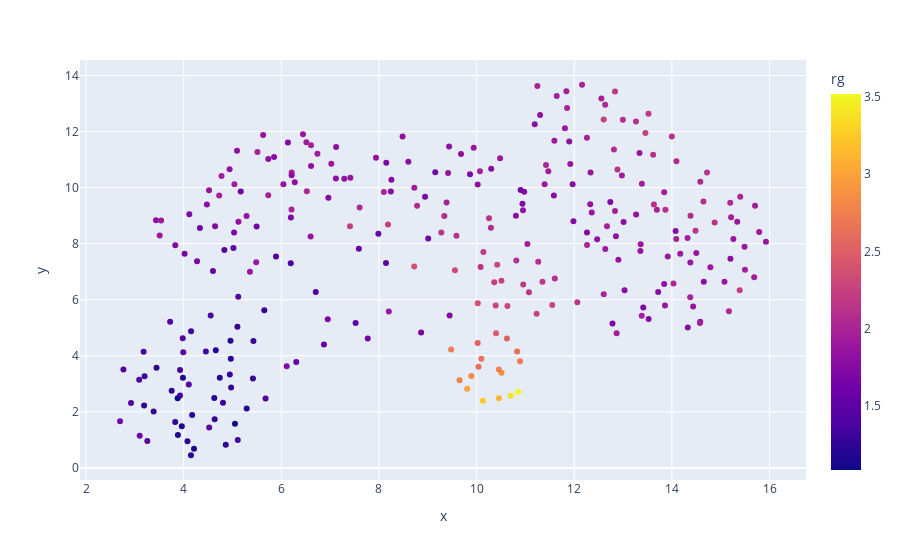

Source (notebook cell):
### Markdown cell above
The preferred and comprehensive method for easily visualizing UMAP results is `dimensionality_reduction_scatter`.

Please see the `tsne_analysis.ipynb` notebook for more information.

### Code cell
vis.dimensionality_reduction_scatter(
    color_by="rg", n_components=2, plotly=True, kde_by_ensemble=True, cmap_label='viridis'
)

### Figure 1 — Plotly figure (JSON) as saved in the notebook; plotly's stock layout.template omitted (floating-point values rounded to 4 significant figures; data arrays with more than 128 entries replaced by an {"elided": "..."} marker saying what was removed)
{"data": [{"customdata": {"elided": "288x1 str values"}, "hovertemplate": "x=%{x}<br>y=%{y}<br>index=%{customdata[0]}<br>color=%{marker.color}<extra></extra>", "legendgroup": "", "marker": {"color": {"elided": "288 float values"}, "coloraxis": "coloraxis", "symbol": "circle"}, "mode": "markers", "name": "", "orientation": "v", "showlegend": false, "type": "scatter", "x": {"elided": "288 float values"}, "xaxis": "x", "y": {"elided": "288 float values"}, "yaxis": "y"}], "layout": {"coloraxis": {"colorbar": {"title": {"text": "rg"}}, "colorscale": [[0, "#0d0887"], [0.1111, "#46039f"], [0.2222, "#7201a8"], [0.3333, "#9c179e"], [0.4444, "#bd3786"], [0.5556, "#d8576b"], [0.6667, "#ed7953"], [0.7778, "#fb9f3a"], [0.8889, "#fdca26"], [1, "#f0f921"]]}, "legend": {"tracegroupgap": 0}, "margin": {"t": 60}, "xaxis": {"anchor": "y", "domain": [0, 1], "title": {"text": "x"}}, "yaxis": {"anchor": "x", "domain": [0, 1], "title": {"text": "y"}}}}
